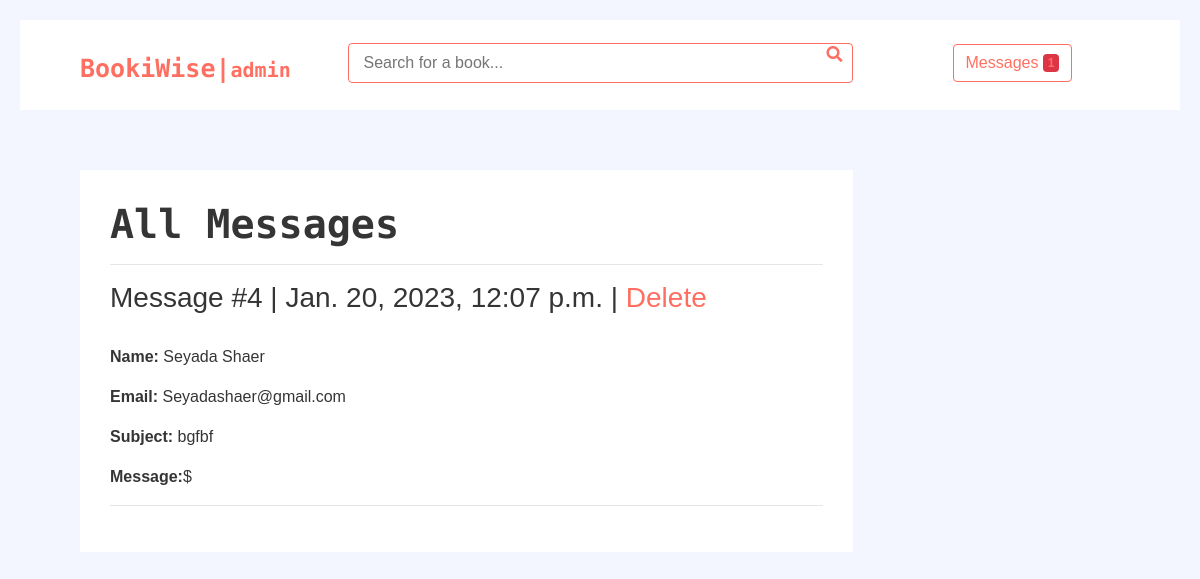
Page /view_messages on the committed database.
### BookStore_app/models.py (models this page shows)
class Message(models.Model):
    name = models.CharField(max_length=255)
    email = models.EmailField()
    subject = models.CharField(max_length=255)
    message = models.TextField()
    created_at = models.DateTimeField(auto_now_add=True)

### BookStore_app/views.py (the view)
# urls.py: path('view_messages', views.view_messages),
def view_messages(request):
    messages = Message.objects.all()
    context = {
        'messages' : messages,
        'messages_number': messages.count
    }
    return render(request, "messages.html", context)

### templates/messages.html (shortened to what this page needs)
{% load static %}
<!DOCTYPE html>
<html lang="en">
    <head>
        <link href="https://stackpath.bootstrapcdn.com/bootstrap/4.4.1/css/bootstrap.min.css" rel="stylesheet">
        <link href="https://cdnjs.cloudflare.com/ajax/libs/font-awesome/5.10.0/css/all.min.css" rel="stylesheet">
        <link href="lib/slick/slick.css" rel="stylesheet">
        <link href="lib/slick/slick-theme.css" rel="stylesheet">
        <link href="css/style.css" rel="stylesheet">
    </head>
    <body>
        <div class="bottom-bar">
            <div class="container-fluid">
                <div class="row align-items-center">
                    <div class="col-md-3">
                        <div class="logo">
                            <a href="/admin_page">
                                <h1 style="font-size: 25px;">BookiWise|<span style="font-size: 20px;">admin</span></h1>
                            </a>
                        </div>
                    </div>
                    <div class="col-md-6">
                        <div class="search">
                            <form method="get" action="/search">
                                <input type="text" name="q" placeholder="Search for a book...">
                                <button type="submit"><i class="fa fa-search"></i></button>
                            </form>
                        </div>
                    </div>
                    <div class="col-md-3">
                        <a href="/view_messages">
                            <button type="button" class="btn btn-primary" style="margin-left: 70px; margin-bottom: 20px;">
                                Messages
                                <span class="badge bg-danger">{{messages_number}}</span>
                            </button>
                        </a>
                    </div>
                </div>
            </div>
        </div>
        <div class="my-account">
            <div class="container-fluid">
                <div class="row">
                    <div class="col-md-9">
                        <div class="tab-content">
                            <div class="tab-pane fade show active" id="dashboard-tab" role="tabpanel" aria-labelledby="dashboard-nav">
                                <div>
                                    <h1>All Messages</h1>
                                    <hr>
                                    {% for message in messages %}
                                    <div class="order-container">
                                        <h3>Message #{{ message.id }} | {{message.created_at}} | <a href="/delete_message/{{message.id}}">Delete</a></h3>
                                        <p><b>Name:</b> {{ message.name }}</p>
                                        <p><b>Email:</b> {{ message.email }}</p>
                                        <p><b>Subject: </b> {{message.subject}}</p>
                                        <p><b>Message:</b>$ {{ message.message }}</p>
                                    </div>
                                    <hr>
                                    {% endfor %}
                            </div>
                            </div>
                        </div>
                    </div>
                </div>
            </div>
        </div>
    </body>
</html>

### static/css/style.css (style rules this page uses)
body { color: #353535; font-family: 'Open Sans', sans-serif; font-weight: 400; background: #f3f6ff; }
a { color: #FF6F61; }
h1 { font-family: 'Source Code Pro', monospace; font-weight: 900; }
@media (min-width: 992px) { .container-fluid { padding-right: 60px; padding-left: 60px; } }
.btn { color: #FF6F61; background: #ffffff; border: 1px solid #FF6F61; }
.bottom-bar { padding: 15px 0; background: #ffffff; margin-bottom: 30px; }
.bottom-bar .logo { text-align: left; overflow: hidden; }
.bottom-bar .search { width: 100%; }
.bottom-bar .search input[type=text] { width: 100%; height: 40px; padding: 0 15px; color: #666666; border: 1px solid #FF6F61; border-radius: 4px; }
.bottom-bar .search button { position: absolute; width: 40px; height: 38px; top: 1px; right: 16px; padding: 0 15px; border: none; background: none; color: #FF6F61; border-radius: 0 2px 2px 0; }
@media (min-width: 768px) { .bottom-bar { max-height: 90px; } }
.my-account { position: relative; padding: 30px 0; }
.my-account .tab-content { padding: 30px; background: #ffffff; }

### templates/messages.html (style rules this page uses)
body { color: #353535; font-family: 'Open Sans', sans-serif; font-weight: 400; background: #f3f6ff; }
body { font-family: Arial, sans-serif; padding: 20px; }
h3 { margin-bottom: 30px; }
form { margin-bottom: 20px; }
input[type="text"], input[type="number"], select, textarea { width: 30%; padding: 12px 20px; margin: 8px 0; box-sizing: border-box; border: 1px solid #ccc; border-radius: 4px; -webkit-transition: 0.5s; transition: 0.5s; outline: none; }
a { color: #FF6F61; }
h1 { font-family: 'Source Code Pro', monospace; font-weight: 900; }
@media (min-width: 992px) { .container-fluid { padding-right: 60px; padding-left: 60px; } }
.btn { color: #FF6F61; background: #ffffff; border: 1px solid #FF6F61; }
.bottom-bar { padding: 15px 0; background: #ffffff; margin-bottom: 30px; }
.bottom-bar .logo { text-align: left; overflow: hidden; }
.bottom-bar .search { width: 100%; }
.bottom-bar .search input[type=text] { width: 100%; height: 40px; padding: 0 15px; color: #666666; border: 1px solid #FF6F61; border-radius: 4px; }
.bottom-bar .search button { position: absolute; width: 40px; height: 38px; top: 1px; right: 16px; padding: 0 15px; border: none; background: none; color: #FF6F61; border-radius: 0 2px 2px 0; }
@media (min-width: 768px) { .bottom-bar { max-height: 90px; } }
.my-account { position: relative; padding: 30px 0; }
.my-account .tab-content { padding: 30px; background: #ffffff; }

### rows in the picture
Message: id "4", created_at "Jan. 20, 2023, 12:07 p.m.", name "Seyada Shaer", email "Seyadashaer@gmail.com", subject "bgfbf"

### other values in the picture
{{ messages_number }} "1"
